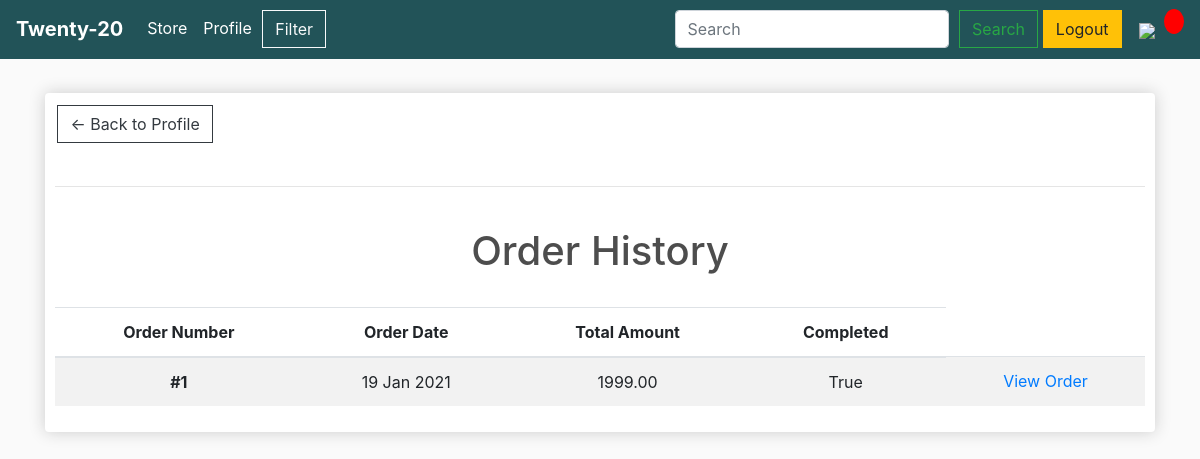
/order_history/ (signed in), run on the app's committed database.
### store/models.py (models this page shows, shortened)
class Order(models.Model):
    customer = models.ForeignKey(
        Customer,
        on_delete=models.SET_NULL,
        null=True,
        blank=True)
    emailAddress = models.EmailField(max_length=250, blank=False)
    date_ordered = models.DateTimeField(auto_now_add=True)
    complete = models.BooleanField(default=False)
    transaction_id = models.CharField(max_length=100, null=True)
    status = models.CharField(
        max_length=20,
        choices=ORDER_STATUS,
        default='Order Initiated',
    )
    @property
    def get_cart_total(self):
        orderitems = self.orderitem_set.all()
        total = sum([item.get_total for item in orderitems])
        return total

class OrderItem(models.Model):
    product = models.ForeignKey(Product, on_delete=models.SET_NULL, null=True)
    order = models.ForeignKey(Order, on_delete=models.SET_NULL, null=True)
    quantity = models.IntegerField(default=0, null=True, blank=True)
    date_added = models.DateTimeField(auto_now_add=True)
    @property
    def get_total(self):
        total = self.product.price * self.quantity
        return total

class Product(models.Model):
    name = models.CharField(max_length=200)
    category = models.ForeignKey(Category, on_delete=models.CASCADE, null=False, blank=True)
    price = models.FloatField()
    description = models.TextField(blank=True)
    digital = models.BooleanField(default=False, null=True, blank=True)
    image = models.ImageField(null=True, blank=True)

### store/views.py (the view)
# urls.py: path('order_history/', OrderHistory.as_view(), name='order_history'),
class OrderHistory(View, LoginRequiredMixin):
    def get(self, request):
        email = str(request.user.email)
        order_details = Order.objects.filter(emailAddress=email).exclude(
            status='Order Initiated').order_by('-date_ordered')
        context = {'order_details': order_details}
        return render(request, 'store/order_history.html', context)

### store/templates/store/order_history.html
{% extends 'store/main.html' %}
{% load static %}
{% block content %}
<div class="row">
    <div class="col-lg-12">
        <div class="box-element">
            <a class="btn btn-outline-dark" href="{% url 'profile' %}">&#x2190; Back to Profile</a>
            <br>
            <br>
            <hr>
            <div class="text-center">
                <br>
                <h1 class="text-center product_title">
                    Order History
                </h1>
                <br>
                {% if order_details %}
                <table class="table table-striped">
                    <thead>
                        <tr>
                            <th>Order Number</th>
                            <th>Order Date</th>
                            <th>Total Amount</th>
                            <th>Completed</th>
                        </tr>
                    </thead>
                    <tbody>
                        {% for order in order_details %}
                        <tr>
                            <th>#{{order.id}}</th>
                            <td>{{order.date_ordered|date:"d M Y"}}</td>
                            <td>{{order.get_cart_total|floatformat:2}}</td>
                            <td>{{order.complete}}</td>
                            <td><a href="{% url 'order_detail' order.id %}">View Order</a></td>
                        </tr>
                        {% endfor %}
                    </tbody>
                </table>
                {% else %}
                <p>You have not placed any orders yet.
                    <br>
                    <br>
                </p>
                {% endif %}
            </div>
        </div>
    </div>
</div>
{% endblock content %}

### static/css/main.css (style rules this page uses)
body { background-color: hsl(0, 0%, 98%); }
h1,h2,h3,h4,h5,h6 { color:hsl(0, 0%, 30%); }
.box-element { box-shadow:hsl(0, 0%, 80%) 0 0 16px; background-color: #fff; border-radius: 4px; padding: 10px; }
.col-lg-4, .col-lg-6, .col-lg-8, .col-lg-12 { margin-top: 10px; }
.btn { border-radius: 0; margin: 0.15rem; }

### data on the page
Order: id "1", date_ordered "19 Jan 2021", get_cart_total "1999.00", complete "True"
